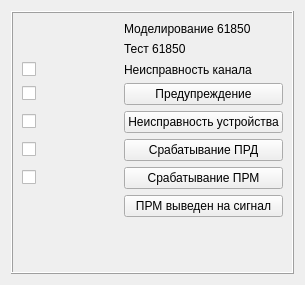
<?xml version="1.0" encoding="UTF-8"?>
<ui version="4.0">
 <class>TAlarm</class>
 <widget class="QWidget" name="TAlarm">
  <property name="geometry">
   <rect>
    <x>0</x>
    <y>0</y>
    <width>305</width>
    <height>285</height>
   </rect>
  </property>
  <property name="windowTitle">
   <string>Form</string>
  </property>
  <layout class="QHBoxLayout" name="horizontalLayout">
   <item>
    <widget class="QFrame" name="frame">
     <property name="frameShape">
      <enum>QFrame::Box</enum>
     </property>
     <property name="frameShadow">
      <enum>QFrame::Raised</enum>
     </property>
     <layout class="QGridLayout" name="gridLayout">
      <item row="9" column="0">
       <widget class="QCheckBox" name="chbComPrm">
        <property name="text">
         <string/>
        </property>
       </widget>
      </item>
      <item row="2" column="2">
       <widget class="QLabel" name="label_8">
        <property name="text">
         <string>Тест 61850</string>
        </property>
       </widget>
      </item>
      <item row="5" column="0">
       <widget class="QCheckBox" name="chbFault">
        <property name="text">
         <string/>
        </property>
       </widget>
      </item>
      <item row="3" column="2">
       <widget class="QLabel" name="label_5">
        <property name="text">
         <string>Неисправность канала</string>
        </property>
       </widget>
      </item>
      <item row="0" column="2">
       <widget class="QLabel" name="label_7">
        <property name="text">
         <string>Моделирование 61850</string>
        </property>
       </widget>
      </item>
      <item row="3" column="0">
       <widget class="QCheckBox" name="chbFaultChannel">
        <property name="text">
         <string/>
        </property>
       </widget>
      </item>
      <item row="4" column="0">
       <widget class="QCheckBox" name="chbWarning">
        <property name="text">
         <string/>
        </property>
       </widget>
      </item>
      <item row="8" column="2">
       <widget class="QColorButton" name="pbComPrd">
        <property name="text">
         <string>Срабатывание ПРД</string>
        </property>
       </widget>
      </item>
      <item row="9" column="2">
       <widget class="QColorButton" name="pbComPrm">
        <property name="text">
         <string>Срабатывание ПРМ</string>
        </property>
       </widget>
      </item>
      <item row="4" column="2">
       <widget class="QColorButton" name="pbWarning">
        <property name="text">
         <string>Предупреждение</string>
        </property>
       </widget>
      </item>
      <item row="10" column="2">
       <widget class="QColorButton" name="pbPrmOut">
        <property name="text">
         <string>ПРМ выведен на сигнал</string>
        </property>
       </widget>
      </item>
      <item row="5" column="2">
       <widget class="QColorButton" name="pbFault">
        <property name="text">
         <string>Неисправность устройства</string>
        </property>
       </widget>
      </item>
      <item row="12" column="2">
       <spacer name="verticalSpacer">
        <property name="orientation">
         <enum>Qt::Vertical</enum>
        </property>
        <property name="sizeHint" stdset="0">
         <size>
          <width>20</width>
          <height>40</height>
         </size>
        </property>
       </spacer>
      </item>
      <item row="8" column="0">
       <widget class="QCheckBox" name="chbComPrd">
        <property name="text">
         <string/>
        </property>
       </widget>
      </item>
      <item row="4" column="1">
       <widget class="QLedIndicator" name="ledWarning" native="true"/>
      </item>
      <item row="3" column="1">
       <widget class="QLedIndicator" name="ledFaultChannel" native="true"/>
      </item>
      <item row="2" column="1">
       <widget class="QLedIndicator" name="ledTest61850" native="true"/>
      </item>
      <item row="0" column="1">
       <widget class="QLedIndicator" name="ledModel61850" native="true"/>
      </item>
      <item row="5" column="1">
       <widget class="QLedIndicator" name="ledFault" native="true"/>
      </item>
     </layout>
    </widget>
   </item>
  </layout>
 </widget>
 <customwidgets>
  <customwidget>
   <class>QLedIndicator</class>
   <extends>QWidget</extends>
   <header location="global">widget/qledindicator.h</header>
   <container>1</container>
  </customwidget>
  <customwidget>
   <class>QColorButton</class>
   <extends>QPushButton</extends>
   <header>widget/qcolorbutton.h</header>
  </customwidget>
 </customwidgets>
 <resources/>
 <connections/>
</ui>
